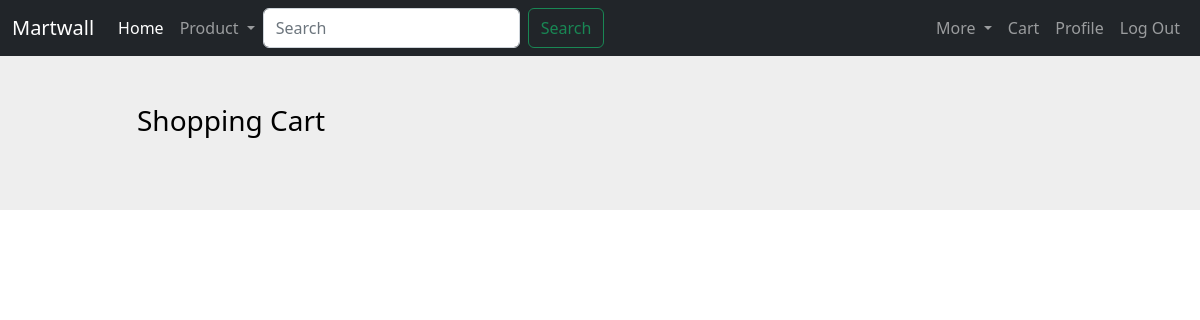
The app's page /User/cart (signed in), older data.
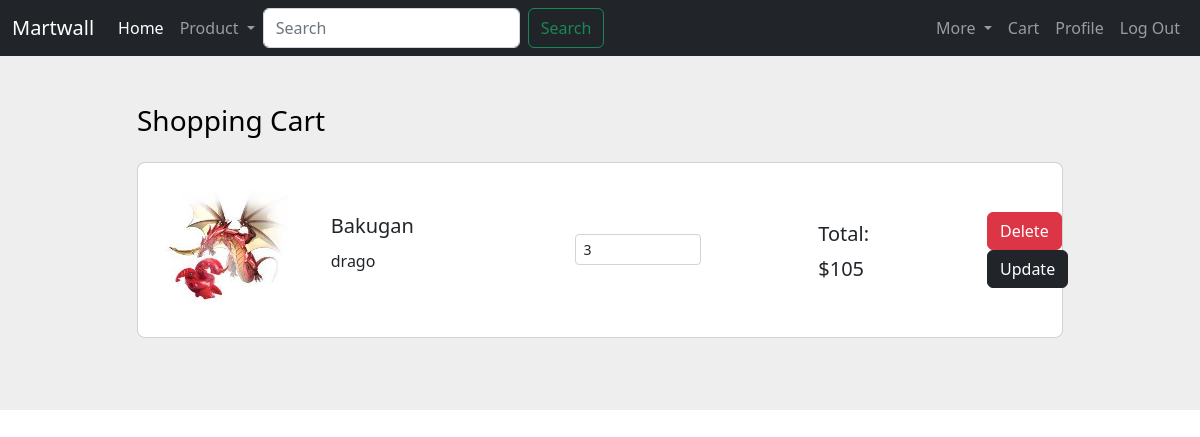
The same page, newer data.
### tables this page shows
CREATE TABLE `cart_item` (
  `cart_item_id` int(5) NOT NULL,
  `cart_id` int(5) NOT NULL,
  `product_id` int(5) NOT NULL,
  `qty` int(5) NOT NULL
);

CREATE TABLE `product` (
  `product_id` int(5) NOT NULL,
  `product_name` varchar(20) NOT NULL,
  `price` int(5) NOT NULL,
  `description` text NOT NULL,
  `is_featured` tinyint(1) NOT NULL,
  `category_id` int(5) NOT NULL,
  `product_image` varchar(50) NOT NULL
);

### app/core/Controller.php (called while the page is built, shortened)
<?php
class Controller{
	public function view($name, $data = []){
		include('app/views/' . $name . '.php');
	}
}

### app/controllers/User.php (called while the page is built, shortened)
<?php
class User extends \app\core\Controller {
	#[\app\filters\User]
	public function cart() {
		$cart_item = new \app\models\Cart_Item();
		$cart_items = $cart_item->getAllByCartID();
		$this->view('User/cart', $cart_items);
	}
}

### app/core/App.php (called while the page is built, shortened)
<?php
class App{
	private $method = 'index';
	public function __construct(){
		$url = self::parseUrl();
		if(isset($url[0])){
			unset($url[0]);
		}
		$this->controller = new $this->controller;
		if(isset($url[1])){
			if(method_exists($this->controller, $url[1])){
				$this->method = $url[1];
			}
			unset($url[1]);
		}
		$params = $url ? array_values($url) : [];
		call_user_func_array([$this->controller, $this->method], $params);
	}
	public static function parseUrl(){
		if(isset($_GET['url'])) {
			return explode('/',
				filter_var(
					rtrim($_GET['url'], '/')),
				FILTER_SANITIZE_URL);
		}
	}
}

### index.php (called while the page is built, shortened)
<?php
	new app\core\App();

### app/models/Cart_Item.php (called while the page is built, shortened)
<?php
class Cart_Item extends \app\core\Model {
    public function getAllByCartID() {
        $SQL = "SELECT * FROM cart_item WHERE cart_id=:cart_id";
        $STMT = self::$_connection->prepare($SQL);
        $STMT->execute(['cart_id'=>$_SESSION['cart_id']]);
        $STMT->setFetchMode(\PDO::FETCH_CLASS, 'app\models\Cart_Item');
        return $STMT->fetchAll();
    }
}

### app/core/Model.php (called while the page is built, shortened)
<?php
class Model{
	public function __construct(){
		$server = 'localhost';
		$dbname = 'ecom_project';
		$username = 'root';
		$password = '';
	}
}

### app/models/Product.php (called while the page is built, shortened)
<?php
class Product extends \app\core\Model {
  public function getProductbyId($product_id){
		$SQL = "SELECT * FROM product WHERE product_id=:product_id";
		$STMT = self::$_connection->prepare($SQL);
		$STMT->execute(['product_id'=>$product_id]);
		$STMT->setFetchMode(\PDO::FETCH_CLASS, 'app\models\Product');
		return $STMT->fetch();
	}
}

### app/views/User/cart.php (shortened to what the changed rows need)
<!DOCTYPE html>
<html lang="en">
    <head>
        <link href="https://cdn.jsdelivr.net/npm/bootstrap@5.2.3/dist/css/bootstrap.min.css" rel="stylesheet">
    </head>
    <body>
        <section class="h-100" style="background-color: #eee;">
            <div class="container h-100 py-5">
                <div class="row d-flex justify-content-center align-items-center h-100">
                    <div class="col-10">
                        <?php foreach ($data as $item) {
                            $product = new \app\models\product();
                            $product = $product->getProductbyId($item->product_id);
                        ?>
                        <form action="/Product/cartUpdateQty/<?=$item->cart_item_id?>" method="post">
                            <div class="card rounded-3 mb-4">
                                <div class="card-body p-4">
                                    <div class="row d-flex justify-content-between align-items-center">
                                        <div class="col-md-2 col-lg-2 col-xl-2">
                                            <img style="width:100%; aspect-ratio:1/1; object-fit:contain;" src="/images/<?=$product->product_image?>" class="img-fluid rounded-3" alt="Cotton T-shirt">
                                        </div>
                                        <div class="col-md-3 col-lg-3 col-xl-3">
                                            <p class="lead fw-normal mb-2"><?=$product->product_name?></p>
                                            <p><?=$product->description?></p>
                                        </div>
                                            <div class="col-md-3 col-lg-3 col-xl-2 d-flex">
                                                <input id="form1" change="updateCart(<?=$item->cart_item_id?>)"min="0" id="quantity" name="quantity" value="<?=$item->qty?>" type="number" class="form-control form-control-sm" />
                                            </div>
                                            <div class="col-md-3 col-lg-2 col-xl-2 offset-lg-1">
                                                <p class="lead fw-normal mb-2">Total:</p>
                                                <h5 class="mb-0">$<?php echo (int)$product->price*(int)$item->qty?></h5>
                                            </div>
                                            <div class="col-md-1 col-lg-1 col-xl-1 text-end">
                                                <a class="btn btn-danger" href="/Product/removeFromCart/<?=$item->product_id?>">Delete</a>
                                                <button name="action" type="submit" class="btn btn-dark">Update</button>
                                            </div>
                                    </div>
                                </div>
                            </div>
                        </form>
                        <?php } ?>
                    </div>
                </div>
            </div>
        </section>
    </body>
</html>

Row changes from the older to the newer data that the page shows:
added cart_item: product.product_image (picture), product.product_name "Bakugan", product.description "drago", quantity "3", (int)$product->price*(int)$item->qty "105"
